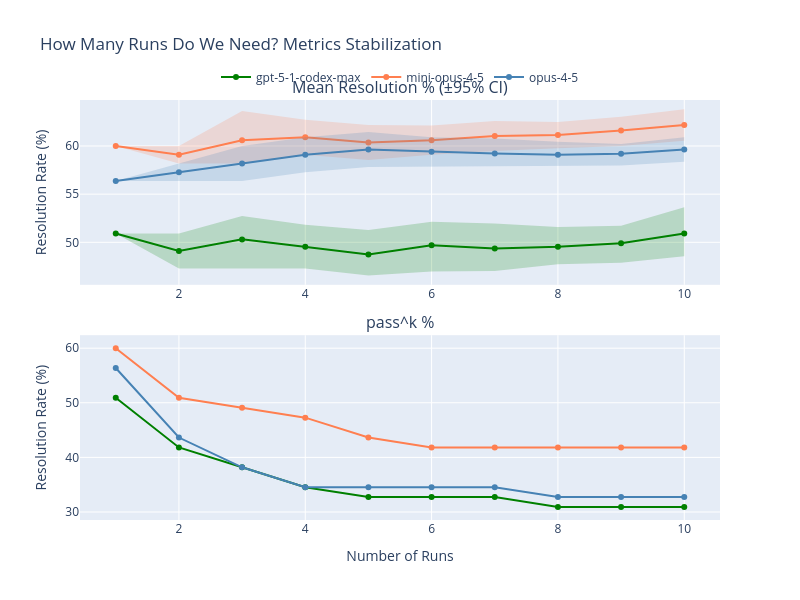

Source (notebook cell):
### Code cell
# Visualize how mean and pass^k stabilize as runs increase
# Helps answer: "How many runs do we need?"

SELECTED_MODELS = ["mini-opus-4-5", "opus-4-5", "gpt-5-1-codex-max"]
selected_results = {k: v for k, v in all_results.items() if k in SELECTED_MODELS}

fig = make_subplots(rows=2, cols=1, subplot_titles=("Mean Resolution % (±95% CI)", "pass^k %"), vertical_spacing=0.12)

colors = {"mini-opus-4-5": "coral", "opus-4-5": "steelblue", "gpt-5-1-codex-max": "green"}


def bootstrap_metric(pivot_df: pd.DataFrame, run_ids: list, metric_fn, n_bootstrap: int = 2000) -> dict:
    """Bootstrap CI for any metric computed from a pivot table of runs."""
    rng = np.random.default_rng(42)
    n_runs = len(run_ids)
    n_instances = len(pivot_df)

    bootstrap_values = []
    for _ in range(n_bootstrap):
        # Resample runs with replacement
        sampled_runs = rng.choice(run_ids, size=n_runs, replace=True)
        sampled_pivot = pivot_df[sampled_runs]
        bootstrap_values.append(metric_fn(sampled_pivot, n_runs, n_instances))

    bootstrap_values = np.array(bootstrap_values)
    return {
        "ci_low": float(np.percentile(bootstrap_values, 2.5)),
        "ci_high": float(np.percentile(bootstrap_values, 97.5)),
    }


for model_name, model_df in selected_results.items():
    run_ids_sorted = sorted(model_df["run_id"].unique())
    n_runs_total = len(run_ids_sorted)
    n_instances = model_df["instance_id"].nunique()

    # Build pivot for calculations
    pivot = model_df.pivot_table(index="instance_id", columns="run_id", values="resolved", aggfunc=lambda x: x.iloc[0])
    pivot = pivot[run_ids_sorted]

    k_values = list(range(1, n_runs_total + 1))
    mean_pcts, mean_ci_low, mean_ci_high = [], [], []
    pass_hat_k_pcts = []

    for k in k_values:
        first_k_runs = run_ids_sorted[:k]
        pivot_k = pivot[first_k_runs]

        # Mean metric
        def mean_metric(p, n, ni):
            return float(p.mean(axis=1).mean() * 100)

        mean_pct = mean_metric(pivot_k, k, n_instances)
        mean_pcts.append(mean_pct)

        # pass^k metric: C(success,k)/C(n,k) probability
        total = sum(pass_hat_k(k, int(row.sum()), k) for _, row in pivot_k.iterrows())
        pass_hat_k_pcts.append(float(total / n_instances * 100))

        # Bootstrap CI for mean (only meaningful if k >= 2)
        if k >= 2:
            mean_ci = bootstrap_metric(pivot_k, first_k_runs, mean_metric)
            mean_ci_low.append(mean_ci["ci_low"])
            mean_ci_high.append(mean_ci["ci_high"])
        else:
            mean_ci_low.append(mean_pct)
            mean_ci_high.append(mean_pct)

    color = colors.get(model_name, "gray")

    # Mean plot with CI band
    fig.add_trace(
        go.Scatter(
            x=k_values + k_values[::-1], y=mean_ci_high + mean_ci_low[::-1], fill="toself", fillcolor=color, opacity=0.2, line={"width": 0}, showlegend=False, legendgroup=model_name, hoverinfo="skip"
        ),
        row=1,
        col=1,
    )
    fig.add_trace(go.Scatter(x=k_values, y=mean_pcts, mode="lines+markers", name=model_name, line={"color": color}, marker={"size": 6}, legendgroup=model_name), row=1, col=1)

    # pass^k plot (no CI)
    fig.add_trace(go.Scatter(x=k_values, y=pass_hat_k_pcts, mode="lines+markers", name=model_name, line={"color": color}, marker={"size": 6}, legendgroup=model_name, showlegend=False), row=2, col=1)

fig.update_xaxes(title_text="Number of Runs", dtick=2, row=2, col=1)
fig.update_yaxes(title_text="Resolution Rate (%)")

fig.update_layout(height=600, width=800, title_text="How Many Runs Do We Need? Metrics Stabilization", legend={"orientation": "h", "yanchor": "bottom", "y": 1.02, "xanchor": "center", "x": 0.5})
fig.show()

print("\n🔍 Interpretation:")
print("   • Mean (top): Expected single-run performance — CI shrinks as runs increase")
print("   • pass^k (bottom): C(success,k)/C(n,k) — probability k samples would all succeed")

### Figure 1 — Plotly figure (JSON) as saved in the notebook; plotly's stock layout.template omitted (floating-point values rounded to 4 significant figures)
{"data": [{"fill": "toself", "fillcolor": "green", "hoverinfo": "skip", "legendgroup": "gpt-5-1-codex-max", "line": {"width": 0}, "opacity": 0.2, "showlegend": false, "type": "scatter", "x": [1, 2, 3, 4, 5, 6, 7, 8, 9, 10, 10, 9, 8, 7, 6, 5, 4, 3, 2, 1], "xaxis": "x", "y": [50.91, 50.91, 52.73, 51.82, 51.27, 52.12, 51.95, 51.59, 51.72, 53.64, 48.55, 47.88, 47.73, 47.01, 46.97, 46.55, 47.27, 47.27, 47.27, 50.91], "yaxis": "y"}, {"legendgroup": "gpt-5-1-codex-max", "line": {"color": "green"}, "marker": {"size": 6}, "mode": "lines+markers", "name": "gpt-5-1-codex-max", "type": "scatter", "x": [1, 2, 3, 4, 5, 6, 7, 8, 9, 10], "xaxis": "x", "y": [50.91, 49.09, 50.3, 49.55, 48.73, 49.7, 49.35, 49.55, 49.9, 50.91], "yaxis": "y"}, {"legendgroup": "gpt-5-1-codex-max", "line": {"color": "green"}, "marker": {"size": 6}, "mode": "lines+markers", "name": "gpt-5-1-codex-max", "showlegend": false, "type": "scatter", "x": [1, 2, 3, 4, 5, 6, 7, 8, 9, 10], "xaxis": "x2", "y": [50.91, 41.82, 38.18, 34.55, 32.73, 32.73, 32.73, 30.91, 30.91, 30.91], "yaxis": "y2"}, {"fill": "toself", "fillcolor": "coral", "hoverinfo": "skip", "legendgroup": "mini-opus-4-5", "line": {"width": 0}, "opacity": 0.2, "showlegend": false, "type": "scatter", "x": [1, 2, 3, 4, 5, 6, 7, 8, 9, 10, 10, 9, 8, 7, 6, 5, 4, 3, 2, 1], "xaxis": "x", "y": [60, 60, 63.64, 62.73, 62.18, 62.12, 62.6, 62.5, 63.03, 63.82, 60.54, 60, 59.77, 59.48, 59.09, 58.55, 59.09, 58.18, 58.18, 60], "yaxis": "y"}, {"legendgroup": "mini-opus-4-5", "line": {"color": "coral"}, "marker": {"size": 6}, "mode": "lines+markers", "name": "mini-opus-4-5", "type": "scatter", "x": [1, 2, 3, 4, 5, 6, 7, 8, 9, 10], "xaxis": "x", "y": [60, 59.09, 60.61, 60.91, 60.36, 60.61, 61.04, 61.14, 61.62, 62.18], "yaxis": "y"}, {"legendgroup": "mini-opus-4-5", "line": {"color": "coral"}, "marker": {"size": 6}, "mode": "lines+markers", "name": "mini-opus-4-5", "showlegend": false, "type": "scatter", "x": [1, 2, 3, 4, 5, 6, 7, 8, 9, 10], "xaxis": "x2", "y": [60, 50.91, 49.09, 47.27, 43.64, 41.82, 41.82, 41.82, 41.82, 41.82], "yaxis": "y2"}, {"fill": "toself", "fillcolor": "steelblue", "hoverinfo": "skip", "legendgroup": "opus-4-5", "line": {"width": 0}, "opacity": 0.2, "showlegend": false, "type": "scatter", "x": [1, 2, 3, 4, 5, 6, 7, 8, 9, 10, 10, 9, 8, 7, 6, 5, 4, 3, 2, 1], "xaxis": "x", "y": [56.36, 58.18, 60, 60.91, 61.45, 60.91, 60.78, 60.45, 60.21, 60.91, 58.36, 57.98, 57.95, 57.92, 57.88, 57.82, 57.27, 56.36, 56.36, 56.36], "yaxis": "y"}, {"legendgroup": "opus-4-5", "line": {"color": "steelblue"}, "marker": {"size": 6}, "mode": "lines+markers", "name": "opus-4-5", "type": "scatter", "x": [1, 2, 3, 4, 5, 6, 7, 8, 9, 10], "xaxis": "x", "y": [56.36, 57.27, 58.18, 59.09, 59.64, 59.39, 59.22, 59.09, 59.19, 59.64], "yaxis": "y"}, {"legendgroup": "opus-4-5", "line": {"color": "steelblue"}, "marker": {"size": 6}, "mode": "lines+markers", "name": "opus-4-5", "showlegend": false, "type": "scatter", "x": [1, 2, 3, 4, 5, 6, 7, 8, 9, 10], "xaxis": "x2", "y": [56.36, 43.64, 38.18, 34.55, 34.55, 34.55, 34.55, 32.73, 32.73, 32.73], "yaxis": "y2"}], "layout": {"annotations": [{"font": {"size": 16}, "showarrow": false, "text": "Mean Resolution % (±95% CI)", "x": 0.5, "xanchor": "center", "xref": "paper", "y": 1, "yanchor": "bottom", "yref": "paper"}, {"font": {"size": 16}, "showarrow": false, "text": "pass^k %", "x": 0.5, "xanchor": "center", "xref": "paper", "y": 0.44, "yanchor": "bottom", "yref": "paper"}], "height": 600, "legend": {"orientation": "h", "x": 0.5, "xanchor": "center", "y": 1.02, "yanchor": "bottom"}, "title": {"text": "How Many Runs Do We Need? Metrics Stabilization"}, "width": 800, "xaxis": {"anchor": "y", "domain": [0, 1]}, "xaxis2": {"anchor": "y2", "domain": [0, 1], "dtick": 2, "title": {"text": "Number of Runs"}}, "yaxis": {"anchor": "x", "domain": [0.56, 1], "title": {"text": "Resolution Rate (%)"}}, "yaxis2": {"anchor": "x2", "domain": [0, 0.44], "title": {"text": "Resolution Rate (%)"}}}}
